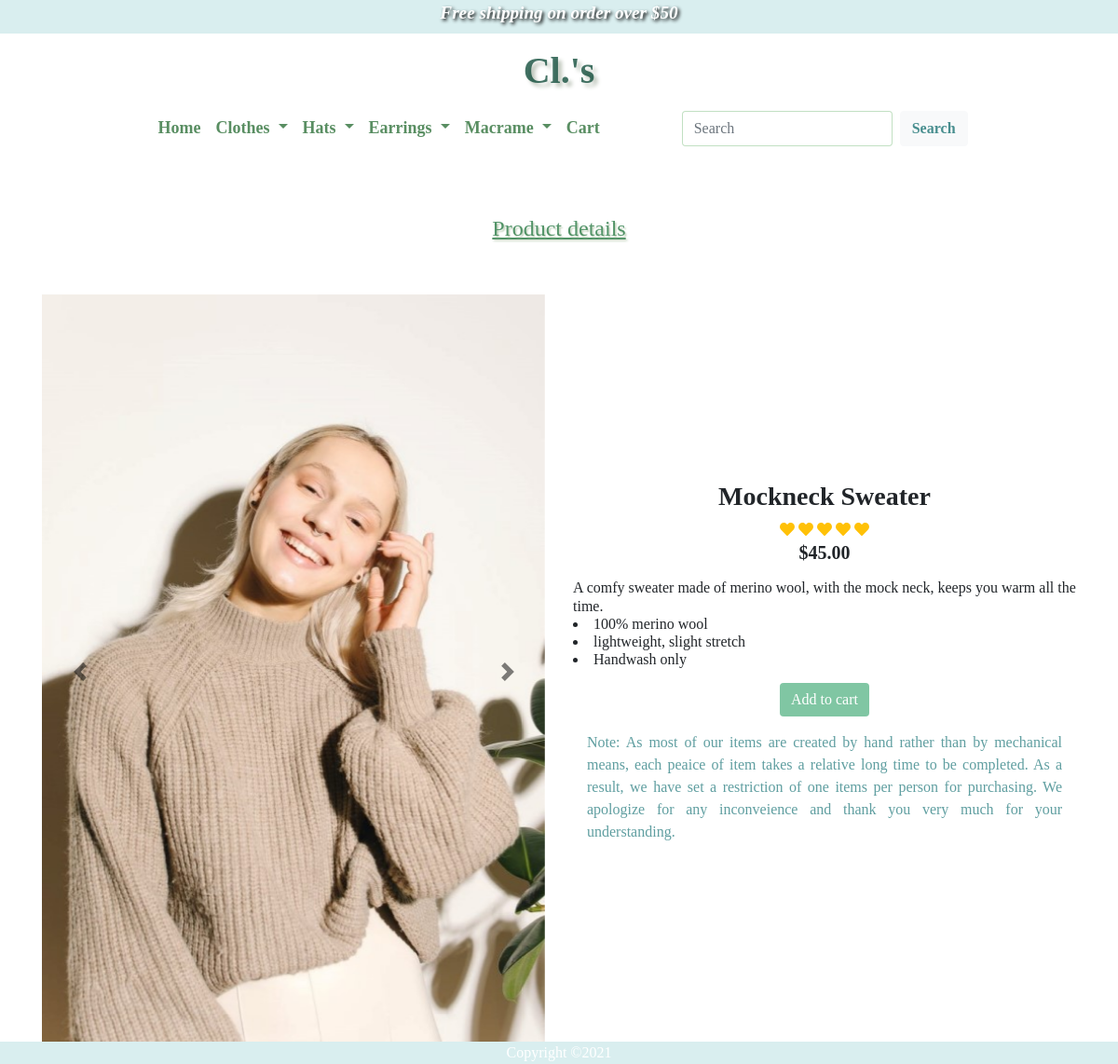
Page /detail/1/ on the committed database.
### Cls/models.py (models this page shows, shortened)
class Product(db.Model):
        __tablename__='products'
        id=db.Column(db.Integer, primary_key=True)
        name=db.Column(db.String(64), nullable=False)
        clothes_category_id=db.Column(db.Integer, db.ForeignKey('clothes.id'))
        price=db.Column(db.Float, nullable=False)
        main_image=db.Column(db.String(64),nullable=False)
        img1=db.Column(db.String(64))
        img2=db.Column(db.String(64))
        description=db.Column(db.String(500),nullable=False)
        note1=db.Column(db.String(500))
        note2=db.Column(db.String(500))
        note3=db.Column(db.String(500))

### Cls/views.py (the view)
@bp.route('/detail/<int:detailid>/')
def details(detailid):
    category_name = Clothes_category.query.all()
    single_item=Product.query.filter(Product.id == detailid)
    return render_template('details.html', c = category_name, products=single_item)

### Cls/templates/details.html (shortened to what this page needs)
{% extends 'base.html'%}
{%block button %}
<li class="nav-item">
    <a class="nav-link" href="{{url_for('main.home')}}">Home</a>
</li>
{%endblock button %}
{%block main%}
<div class="container py-3">
    <div class="row about justify-content-center  py-5">
        <h4>Product details</h4>
    </div>
    <section>
        <div class="row">
            {%for product in products%}
            <div class="col-md-6">
                <div id="image-all" class="carousel slide" data-interval="false">
                    <div class="carousel-inner">
                        <div class="carousel-item active">
                            <img src="{{url_for('static',filename='img/'+ product.main_image)}}" class="d-block w-100"
                                alt="{{product.name}}">
                        </div>
                    </div>
                    <a class="carousel-control-prev" href="#image-all" role="button" data-slide="prev">
                        <span class="carousel-control-prev-icon" aria-hidden="true"></span>
                    </a>
                    <a class="carousel-control-next" href="#image-all" role="button" data-slide="next">
                        <span class="carousel-control-next-icon" aria-hidden="true"></span>
                    </a>
                </div>
            </div>
            <div id="des" class="col-md-6">
                <div class="content text-center">
                    <h3 style="font-weight: bold; ">{{product.name}}</h3>
                    <div class="tab-content" id="advancedTabContent">
                        <div class="review">
                            <div class="stars">
                                <i class="fa fa-heart text-warning"></i>
                                <i class="fa fa-heart text-warning"></i>
                                <i class="fa fa-heart text-warning"></i>
                                <i class="fa fa-heart text-warning"></i>
                                <i class="fa fa-heart text-warning"></i>
                            </div>
                        </div>
                        <h5 style="font-weight: bold; ">{{"$%.2f"|format(product.price)}}</h5>
                        <p class="Details">
                        <h6 class="text-left">
                            {{product.description}}
                            <li>{{product.note1}}</li>
                            <li>{{product.note2}}</li>
                            <li>{{product.note3}}</li>
                        </h6>
                        </p>
                    </div>
                    <form action="{{url_for('main.cart')}}">
                        <input class="btn btn-success" type="submit"
                            style="background-color: rgba(35, 156, 96, 0.575); border: none;" value="Add to cart">
                    </form>
                    <div class="container">
                        <p class="text-justify py-3" style="color:cadetblue"> Note: As most of our items are created by
                            hand rather than by mechanical means, each peaice of item takes a relative long time to be
                            completed.
                            As a result, we have set a restriction of one items per person for purchasing. We
                            apologize for any inconveience and thank you very much for your understanding.</p>
                    </div>
                </div>
            </div>
            {%endfor%}
        </div>
</div>
</div>
{%endblock main%}

### Cls/static/CSS/style.css (style rules this page uses)
html { overflow-y: scroll; }
span { font-family:'Times New Roman', Times, serif; font-style:italic; font-weight: bold; }
#navigation a { color:rgba(13, 90, 26, 0.685); font-size: 18px; font-weight: bold; }
.about { padding:5px; color:rgba(27, 114, 56, 0.74); text-shadow: 0.1em 0.1em 0.1em rgb(196, 212, 191); text-decoration:underline; }
.carousel-control-prev, .carousel-control-next { filter: invert(100%); }
#des { margin-top:200px; }

### rows in the picture
Product: main_image (picture), name "Mockneck Sweater", price "$45.00", description "A comfy sweater made of merino wool, with the mock neck, keeps you warm all the time.", note1 "100% merino wool", note2 "lightweight, slight stretch", note3 "Handwash only"
